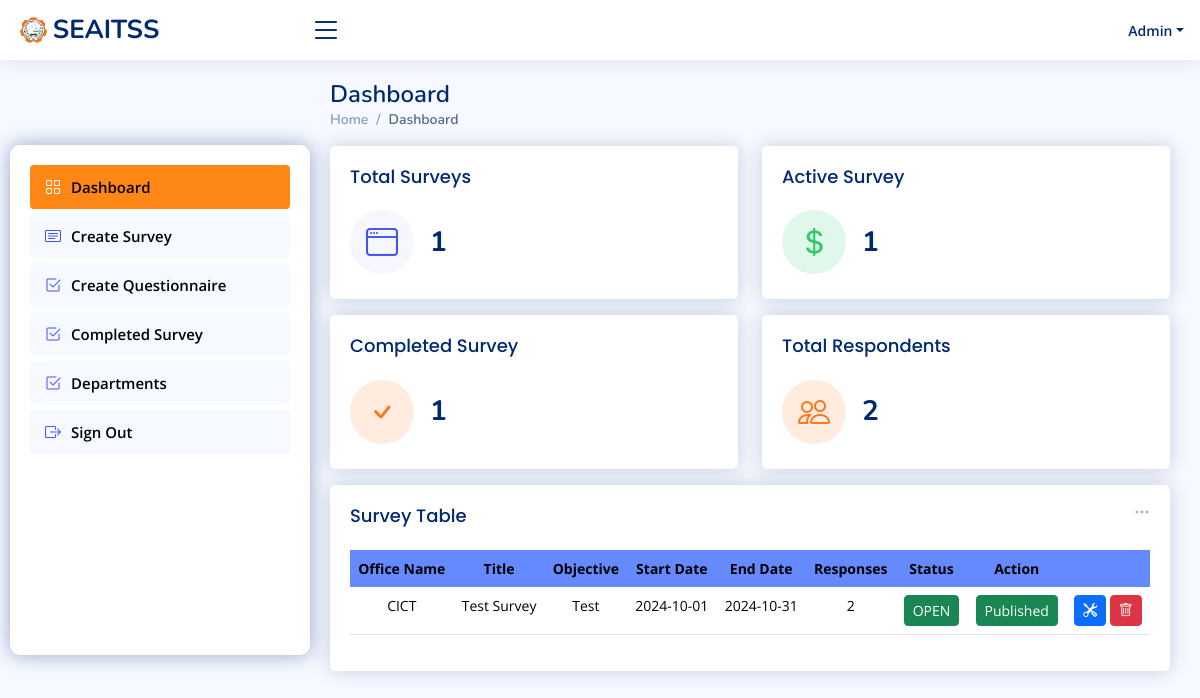
Page /admin/newhome.php on the earlier database version.
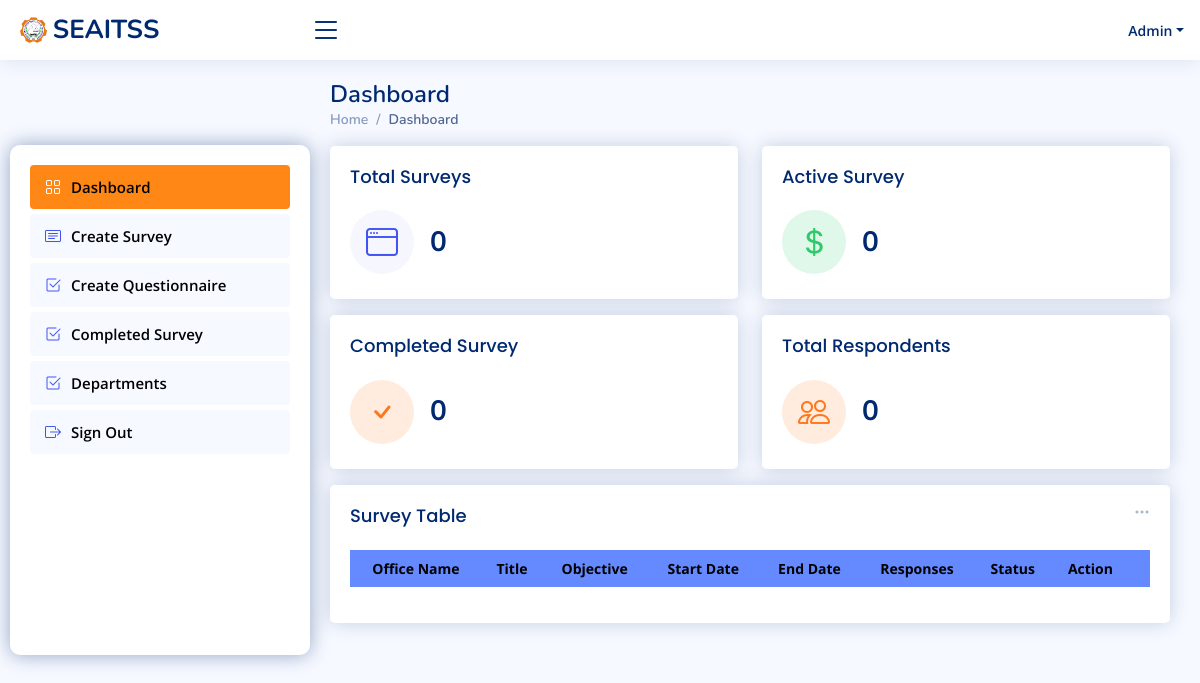
Same page on the later database version.
### tables this page shows
CREATE TABLE IF NOT EXISTS `surveys` (
  `survey_id` int NOT NULL AUTO_INCREMENT,
  `office` varchar(100) DEFAULT NULL,
  `title` varchar(255) DEFAULT NULL,
  `objective` text,
  `is_anonymous` tinyint(1) DEFAULT '0',
  `is_published` tinyint(1) DEFAULT '0',
  `start_date` date DEFAULT NULL,
  `end_date` date DEFAULT NULL,
  `created_by` int DEFAULT NULL,
  `created_at` timestamp NULL DEFAULT CURRENT_TIMESTAMP,
  `updated_at` timestamp NULL DEFAULT CURRENT_TIMESTAMP ON UPDATE CURRENT_TIMESTAMP,
  `is_complete` int DEFAULT '0',
  PRIMARY KEY (`survey_id`),
  KEY `created_by` (`created_by`)
);

### admin/newhome.php (the view, shortened to what the changed rows need)
<?php
include 'includes/newheader.php';
$surveytable = "SELECT * FROM surveys";
if ($stmt = mysqli_prepare($conn, $surveytable)) {
    mysqli_stmt_execute($stmt);
    $surveyresult = mysqli_stmt_get_result($stmt);
} else {
    echo "Failed to prepare statement: " . mysqli_error($conn);
}
?>
<link rel="stylesheet" href="../css/newhome.css">
<body>
    <main id="main" class="main">
        <div class="pagetitle">
            <h1>Dashboard</h1>
        </div>
        <section class="section dashboard">
            <div class="row">
                <div class="col-lg-12">
                    <div class="row">
                        <div class="col-xxl-6 col-md-6">
                            <div class="card info-card sales-card">
                                <div class="card-body">
                                    <div class="d-flex align-items-center">
                                        <?php
                                        $totalsurveys = "SELECT * FROM surveys";
                                        if ($stmt = mysqli_prepare($conn, $totalsurveys)) {
                                            mysqli_stmt_execute($stmt);
                                            $totalSurveyResult = mysqli_stmt_get_result($stmt);
                                        }
                                        ?>
                                        <div class="ps-3">
                                            <h6><?php echo mysqli_num_rows($totalSurveyResult); ?></h6>
                                        </div>
                                    </div>
                                </div>
                            </div>
                        </div>
                        <div class="col-xxl-6 col-md-6">
                            <div class="card info-card revenue-card">
                                <div class="card-body">
                                    <div class="d-flex align-items-center">
                                        <?php
                                        $activesurveys = "SELECT * FROM surveys WHERE (end_date > NOW() AND is_published = 0) OR is_complete = 0";
                                        if ($stmt = mysqli_prepare($conn, $activesurveys)) {
                                            mysqli_stmt_execute($stmt);
                                            $activesurveyresult = mysqli_stmt_get_result($stmt);
                                        }
                                        ?>
                                        <div class="ps-3">
                                            <h6><?php echo mysqli_num_rows($activesurveyresult); ?></h6>
                                        </div>
                                    </div>
                                </div>
                            </div>
                        </div>
                        <div class="col-xxl-6 col-md-6">
                            <div class="card info-card customers-card">
                                <div class="card-body">
                                    <div class="d-flex align-items-center">
                                        <?php
                                        $completeurveys = "SELECT * FROM surveys WHERE end_date < NOW() AND is_published = 1";
                                        if ($stmt = mysqli_prepare($conn, $completeurveys)) {
                                            mysqli_stmt_execute($stmt);
                                            $completeurveyresult = mysqli_stmt_get_result($stmt);
                                        }
                                        ?>
                                        <div class="ps-3">
                                            <h6><?php echo mysqli_num_rows($completeurveyresult); ?></h6>
                                        </div>
                                    </div>
                                </div>
                            </div>
                        </div>
                        <div class="col-xxl-6 col-md-6">
                            <div class="card info-card customers-card">
                                <div class="card-body">
                                    <div class="d-flex align-items-center">
                                        <?php
                                        $surveyresponses = "SELECT COUNT(*) AS total_responses FROM surveyresponses";
                                        if ($stmt = mysqli_prepare($conn, $surveyresponses)) {
                                            mysqli_stmt_execute($stmt);
                                            $surveyresponsesresult = mysqli_stmt_get_result($stmt);
                                            $surveyresponsesrow = mysqli_fetch_assoc($surveyresponsesresult);
                                        }
                                        ?>
                                        <div class="ps-3">
                                            <h6><?php echo $surveyresponsesrow['total_responses']; ?>
                                        </div>
                                    </div>
                                </div>
                            </div>
                        </div>
                    </div>
                    <div class="col-12">
                        <div class="card recent-sales overflow-auto">
                            <div class="card-body">
                                <table id="surveyTable" class="table datatable" style="width:100%">
                                    <thead>
                                        <tr>
                                            <th scope="col">Office Name</th>
                                            <th scope="col">Title</th>
                                            <th scope="col">Objective</th>
                                            <th scope="col">Start Date</th>
                                            <th scope="col">End Date</th>
                                            <th scope="col">Responses</th>
                                            <th scope="col">Status</th>
                                            <th scope="col">Action</th>
                                            <th></th>
                                        </tr>
                                    </thead>
                                    <tbody>
                                        <?php while ($surveyrow = mysqli_fetch_assoc($surveyresult)) { ?>
                                            <tr>
                                                <td><?php echo htmlspecialchars($surveyrow['office'], ENT_QUOTES, 'UTF-8'); ?>
                                                </td>
                                                <td><?php echo htmlspecialchars($surveyrow['title'], ENT_QUOTES, 'UTF-8'); ?>
                                                </td>
                                                <td><?php echo htmlspecialchars($surveyrow['objective'], ENT_QUOTES, 'UTF-8'); ?>
                                                </td>
                                                <td><?php echo htmlspecialchars($surveyrow['start_date'], ENT_QUOTES, 'UTF-8'); ?>
                                                </td>
                                                <td><?php echo htmlspecialchars($surveyrow['end_date'], ENT_QUOTES, 'UTF-8'); ?>
                                                </td>
                                                <td>
                                                    <?php
                                                    $surveyresponses = "SELECT * FROM surveyresponses WHERE survey_id = ?";
                                                    $stmt = $conn->prepare($surveyresponses);
                                                    $stmt->bind_param("i", $surveyrow['survey_id']);
                                                    $stmt->execute();
                                                    $surveyresponsesresult = $stmt->get_result();
                                                    echo mysqli_num_rows($surveyresponsesresult);
                                                    ?>
                                                </td>
                                                <td id="open_status_<?php echo $surveyrow['survey_id']; ?>">
                                                    <button data-survey-id="<?php echo $surveyrow['survey_id']; ?>"
                                                        data-bs-toggle="tooltip" data-bs-placement="top"
                                                        data-bs-original-title="Open/Close"
                                                        class="btn btn-sm btn-<?php echo $surveyrow['is_complete'] == 1 ? 'danger' : 'success'; ?>"
                                                        onclick="confirmChangeOpen(<?php echo $surveyrow['survey_id']; ?>, <?php echo $surveyrow['is_complete']; ?>)">
                                                        <?php echo $surveyrow['is_complete'] == 1 ? 'CLOSED' : 'OPEN'; ?>
                                                    </button>
                                                </td>
                                                <td id="published_status_<?php echo $surveyrow['survey_id']; ?>">
                                                    <button data-survey-id="<?php echo $surveyrow['survey_id']; ?>"
                                                        data-bs-toggle="tooltip" data-bs-placement="top"
                                                        data-bs-original-title="publish/unpublish"
                                                        class="btn btn-sm btn-<?php echo $surveyrow['is_published'] == 1 ? 'success' : 'danger'; ?>"
                                                        onclick="changePublished(<?php echo $surveyrow['survey_id']; ?>, <?php echo $surveyrow['is_published']; ?>)">
                                                        <?php echo $surveyrow['is_published'] == 1 ? 'Published' : 'Not published'; ?>
                                                    </button>
                                                </td>
                                                <td>
                                                    <button href="#" class="btn btn-sm btn-primary" data-bs-toggle="tooltip"
                                                        data-bs-placement="top" data-bs-original-title="Edit"
                                                        onclick="openEditModal(<?php echo $surveyrow['survey_id']; ?>, '<?php echo addslashes($surveyrow['office']); ?>', '<?php echo addslashes($surveyrow['title']); ?>', '<?php echo addslashes($surveyrow['objective']); ?>','<?php echo $surveyrow['start_date']; ?>', '<?php echo $surveyrow['end_date']; ?>')">
                                                        <i class="bi bi-tools"></i>
                                                    </button>
                                                    <button class="btn btn-sm btn-danger deleteSurveyBtn"
                                                        data-survey-id="<?php echo $surveyrow['survey_id']; ?>"
                                                        data-bs-toggle="tooltip" data-bs-placement="top"
                                                        data-bs-original-title="Delete">
                                                        <i class="bi bi-trash"></i>
                                                    </button>
                                                </td>
                                            </tr>
                                        <?php } ?>
                                    </tbody>
                                </table>
                            </div>
                        </div>
                    </div>
                </div>
            </div>
        </section>
    </main>
</body>
</html>

Differences in the rows shown:
removed surveys: office "CICT", title "Test Survey", objective "Test", start_date "2024-10-01", end_date "2024-10-31", mysqli_num_rows($surveyresponsesresult) "2", is_complete "OPEN", is_published "Published"
Other differences:
mysqli_num_rows($totalSurveyResult): "1" → "0"
mysqli_num_rows($activesurveyresult): "1" → "0"
mysqli_num_rows($completeurveyresult): "1" → "0"
$surveyresponsesrow['total_responses']: "2" → "0"
